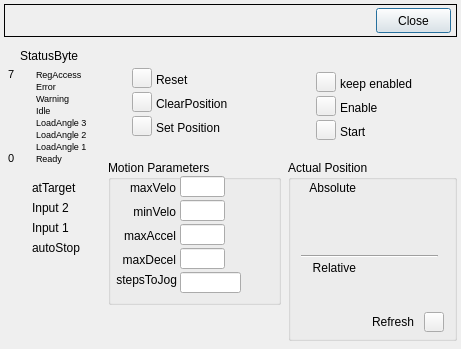
<?xml version="1.0" encoding="UTF-8"?>
<ui version="4.0">
 <class>Control</class>
 <widget class="QDialog" name="Control">
  <property name="geometry">
   <rect>
    <x>0</x>
    <y>0</y>
    <width>461</width>
    <height>349</height>
   </rect>
  </property>
  <property name="windowTitle">
   <string>Dialog</string>
  </property>
  <widget class="QFrame" name="frame">
   <property name="geometry">
    <rect>
     <x>4</x>
     <y>4</y>
     <width>453</width>
     <height>33</height>
    </rect>
   </property>
   <property name="frameShape">
    <enum>QFrame::Box</enum>
   </property>
   <property name="frameShadow">
    <enum>QFrame::Plain</enum>
   </property>
   <widget class="QPushButton" name="ctrlClosePB">
    <property name="geometry">
     <rect>
      <x>372</x>
      <y>4</y>
      <width>75</width>
      <height>25</height>
     </rect>
    </property>
    <property name="text">
     <string>Close</string>
    </property>
   </widget>
   <widget class="QELabel" name="qelabel">
    <property name="geometry">
     <rect>
      <x>8</x>
      <y>4</y>
      <width>81</width>
      <height>25</height>
     </rect>
    </property>
    <property name="font">
     <font>
      <pointsize>12</pointsize>
     </font>
    </property>
    <property name="variable" stdset="0">
     <string>$(P):LI:$(Q)-$(N):DATA.DESC</string>
    </property>
    <property name="variableSubstitutions" stdset="0">
     <string>P=CHA,Q=2531-1,N=2</string>
    </property>
    <property name="displayAlarmState">
     <bool>false</bool>
    </property>
   </widget>
   <widget class="QELabel" name="qelabel_6">
    <property name="geometry">
     <rect>
      <x>96</x>
      <y>8</y>
      <width>81</width>
      <height>16</height>
     </rect>
    </property>
    <property name="font">
     <font>
      <pointsize>11</pointsize>
      <weight>75</weight>
      <bold>true</bold>
     </font>
    </property>
    <property name="variable" stdset="0">
     <string>$(P):MBBI:$(Q)-$(N):CH1:MOTOR:STATE</string>
    </property>
    <property name="variableSubstitutions" stdset="0">
     <string>P=CHA,Q=2531-1,N=2</string>
    </property>
    <property name="displayAlarmState">
     <bool>false</bool>
    </property>
   </widget>
  </widget>
  <widget class="QLabel" name="label">
   <property name="geometry">
    <rect>
     <x>20</x>
     <y>48</y>
     <width>69</width>
     <height>16</height>
    </rect>
   </property>
   <property name="text">
    <string>StatusByte</string>
   </property>
  </widget>
  <widget class="QLabel" name="SB_label_4">
   <property name="geometry">
    <rect>
     <x>36</x>
     <y>104</y>
     <width>65</width>
     <height>12</height>
    </rect>
   </property>
   <property name="font">
    <font>
     <pointsize>7</pointsize>
    </font>
   </property>
   <property name="text">
    <string>Idle</string>
   </property>
  </widget>
  <widget class="QLabel" name="SB_label_6">
   <property name="geometry">
    <rect>
     <x>36</x>
     <y>80</y>
     <width>65</width>
     <height>12</height>
    </rect>
   </property>
   <property name="font">
    <font>
     <pointsize>7</pointsize>
    </font>
   </property>
   <property name="text">
    <string>Error</string>
   </property>
  </widget>
  <widget class="QLabel" name="SB_label_2">
   <property name="geometry">
    <rect>
     <x>36</x>
     <y>128</y>
     <width>65</width>
     <height>12</height>
    </rect>
   </property>
   <property name="font">
    <font>
     <pointsize>7</pointsize>
    </font>
   </property>
   <property name="text">
    <string>LoadAngle 2</string>
   </property>
  </widget>
  <widget class="QLabel" name="label_2">
   <property name="geometry">
    <rect>
     <x>8</x>
     <y>152</y>
     <width>12</width>
     <height>12</height>
    </rect>
   </property>
   <property name="font">
    <font>
     <pointsize>8</pointsize>
    </font>
   </property>
   <property name="text">
    <string>0</string>
   </property>
  </widget>
  <widget class="QLabel" name="SB_label_5">
   <property name="geometry">
    <rect>
     <x>36</x>
     <y>92</y>
     <width>65</width>
     <height>12</height>
    </rect>
   </property>
   <property name="font">
    <font>
     <pointsize>7</pointsize>
    </font>
   </property>
   <property name="text">
    <string>Warning</string>
   </property>
  </widget>
  <widget class="QLabel" name="SB_label_3">
   <property name="geometry">
    <rect>
     <x>36</x>
     <y>116</y>
     <width>65</width>
     <height>12</height>
    </rect>
   </property>
   <property name="font">
    <font>
     <pointsize>7</pointsize>
    </font>
   </property>
   <property name="text">
    <string>LoadAngle 3</string>
   </property>
  </widget>
  <widget class="QEBitStatus" name="qebitstatus">
   <property name="geometry">
    <rect>
     <x>20</x>
     <y>68</y>
     <width>12</width>
     <height>96</height>
    </rect>
   </property>
   <property name="Orientation">
    <enum>QBitStatus::LSB_On_Bottom</enum>
   </property>
   <property name="offColour">
    <color>
     <red>157</red>
     <green>171</green>
     <blue>193</blue>
    </color>
   </property>
   <property name="variable" stdset="0">
    <string>$(P):LI:$(Q)-$(N):SBYTE</string>
   </property>
   <property name="variableSubstitutions" stdset="0">
    <string>P=CHA,Q=2531-1,N=2</string>
   </property>
  </widget>
  <widget class="QLabel" name="SB_label_1">
   <property name="geometry">
    <rect>
     <x>36</x>
     <y>140</y>
     <width>65</width>
     <height>12</height>
    </rect>
   </property>
   <property name="font">
    <font>
     <pointsize>7</pointsize>
    </font>
   </property>
   <property name="text">
    <string>LoadAngle 1</string>
   </property>
  </widget>
  <widget class="QLabel" name="SB_label_0">
   <property name="geometry">
    <rect>
     <x>36</x>
     <y>152</y>
     <width>65</width>
     <height>12</height>
    </rect>
   </property>
   <property name="font">
    <font>
     <pointsize>7</pointsize>
    </font>
   </property>
   <property name="text">
    <string>Ready</string>
   </property>
  </widget>
  <widget class="QLabel" name="label_3">
   <property name="geometry">
    <rect>
     <x>8</x>
     <y>68</y>
     <width>12</width>
     <height>12</height>
    </rect>
   </property>
   <property name="font">
    <font>
     <pointsize>8</pointsize>
    </font>
   </property>
   <property name="text">
    <string>7</string>
   </property>
  </widget>
  <widget class="QLabel" name="SB_label_7">
   <property name="geometry">
    <rect>
     <x>36</x>
     <y>68</y>
     <width>65</width>
     <height>12</height>
    </rect>
   </property>
   <property name="font">
    <font>
     <pointsize>7</pointsize>
    </font>
   </property>
   <property name="text">
    <string>RegAccess</string>
   </property>
  </widget>
  <widget class="QEBitStatus" name="qebitstatus_10">
   <property name="geometry">
    <rect>
     <x>12</x>
     <y>240</y>
     <width>16</width>
     <height>16</height>
    </rect>
   </property>
   <property name="numberOfBits">
    <number>1</number>
   </property>
   <property name="shift">
    <number>5</number>
   </property>
   <property name="onColour">
    <color>
     <red>0</red>
     <green>255</green>
     <blue>0</blue>
    </color>
   </property>
   <property name="offColour">
    <color>
     <red>255</red>
     <green>0</green>
     <blue>0</blue>
    </color>
   </property>
   <property name="variable" stdset="0">
    <string>$(P):LO:$(Q)-$(N):CBYTE</string>
   </property>
   <property name="variableSubstitutions" stdset="0">
    <string>P=CHA,Q=2531-1,N=2</string>
   </property>
  </widget>
  <widget class="QLabel" name="label_7">
   <property name="geometry">
    <rect>
     <x>32</x>
     <y>240</y>
     <width>56</width>
     <height>15</height>
    </rect>
   </property>
   <property name="text">
    <string>autoStop</string>
   </property>
  </widget>
  <widget class="QLabel" name="label_23">
   <property name="geometry">
    <rect>
     <x>32</x>
     <y>220</y>
     <width>56</width>
     <height>15</height>
    </rect>
   </property>
   <property name="text">
    <string>Input 1</string>
   </property>
  </widget>
  <widget class="QEBitStatus" name="qebitstatus_9">
   <property name="geometry">
    <rect>
     <x>12</x>
     <y>200</y>
     <width>16</width>
     <height>16</height>
    </rect>
   </property>
   <property name="numberOfBits">
    <number>1</number>
   </property>
   <property name="shift">
    <number>1</number>
   </property>
   <property name="onColour">
    <color>
     <red>0</red>
     <green>255</green>
     <blue>0</blue>
    </color>
   </property>
   <property name="offColour">
    <color>
     <red>156</red>
     <green>173</green>
     <blue>194</blue>
    </color>
   </property>
   <property name="variable" stdset="0">
    <string>$(P):LI:$(Q)-$(N):SWORD</string>
   </property>
   <property name="variableSubstitutions" stdset="0">
    <string>P=CHA,Q=2531-1,N=2</string>
   </property>
  </widget>
  <widget class="QLabel" name="label_24">
   <property name="geometry">
    <rect>
     <x>32</x>
     <y>200</y>
     <width>56</width>
     <height>15</height>
    </rect>
   </property>
   <property name="text">
    <string>Input 2</string>
   </property>
  </widget>
  <widget class="QEBitStatus" name="qebitstatus_8">
   <property name="geometry">
    <rect>
     <x>12</x>
     <y>220</y>
     <width>16</width>
     <height>16</height>
    </rect>
   </property>
   <property name="numberOfBits">
    <number>1</number>
   </property>
   <property name="shift">
    <number>0</number>
   </property>
   <property name="onColour">
    <color>
     <red>0</red>
     <green>255</green>
     <blue>0</blue>
    </color>
   </property>
   <property name="offColour">
    <color>
     <red>156</red>
     <green>173</green>
     <blue>194</blue>
    </color>
   </property>
   <property name="variable" stdset="0">
    <string>$(P):LI:$(Q)-$(N):SWORD</string>
   </property>
   <property name="variableSubstitutions" stdset="0">
    <string>P=CHA,Q=2531-1,N=2</string>
   </property>
  </widget>
  <widget class="QLabel" name="label_8">
   <property name="geometry">
    <rect>
     <x>32</x>
     <y>180</y>
     <width>56</width>
     <height>15</height>
    </rect>
   </property>
   <property name="text">
    <string>atTarget</string>
   </property>
  </widget>
  <widget class="QEBitStatus" name="qebitstatus_7">
   <property name="geometry">
    <rect>
     <x>12</x>
     <y>180</y>
     <width>16</width>
     <height>16</height>
    </rect>
   </property>
   <property name="numberOfBits">
    <number>1</number>
   </property>
   <property name="shift">
    <number>3</number>
   </property>
   <property name="onColour">
    <color>
     <red>0</red>
     <green>255</green>
     <blue>0</blue>
    </color>
   </property>
   <property name="offColour">
    <color>
     <red>156</red>
     <green>173</green>
     <blue>194</blue>
    </color>
   </property>
   <property name="variable" stdset="0">
    <string>$(P):LI:$(Q)-$(N):SWORD</string>
   </property>
   <property name="variableSubstitutions" stdset="0">
    <string>P=CHA,Q=2531-1,N=2</string>
   </property>
  </widget>
  <widget class="QLabel" name="label_4">
   <property name="geometry">
    <rect>
     <x>156</x>
     <y>72</y>
     <width>33</width>
     <height>16</height>
    </rect>
   </property>
   <property name="text">
    <string>Reset</string>
   </property>
  </widget>
  <widget class="QLabel" name="label_5">
   <property name="geometry">
    <rect>
     <x>156</x>
     <y>96</y>
     <width>77</width>
     <height>16</height>
    </rect>
   </property>
   <property name="text">
    <string>ClearPosition</string>
   </property>
  </widget>
  <widget class="QLabel" name="label_6">
   <property name="geometry">
    <rect>
     <x>156</x>
     <y>120</y>
     <width>81</width>
     <height>16</height>
    </rect>
   </property>
   <property name="text">
    <string>Set Position</string>
   </property>
  </widget>
  <widget class="QGroupBox" name="groupBox_4">
   <property name="geometry">
    <rect>
     <x>108</x>
     <y>160</y>
     <width>173</width>
     <height>145</height>
    </rect>
   </property>
   <property name="title">
    <string>Motion Parameters</string>
   </property>
   <widget class="QELabel" name="qelabel_9">
    <property name="geometry">
     <rect>
      <x>120</x>
      <y>92</y>
      <width>41</width>
      <height>16</height>
     </rect>
    </property>
    <property name="variable" stdset="0">
     <string>$(P):LI:$(Q)-$(N):RWR:MAXD</string>
    </property>
    <property name="variableSubstitutions" stdset="0">
     <string>P=CHA,Q=2531-1,N=2</string>
    </property>
    <property name="displayAlarmState">
     <bool>false</bool>
    </property>
   </widget>
   <widget class="QELineEdit" name="qelineedit_5">
    <property name="geometry">
     <rect>
      <x>72</x>
      <y>40</y>
      <width>45</width>
      <height>21</height>
     </rect>
    </property>
    <property name="variable" stdset="0">
     <string>$(P):LO:SC:$(Q)-$(N):RWR:MINV</string>
    </property>
    <property name="variableSubstitutions" stdset="0">
     <string>P=CHA,Q=2531-1,N=2</string>
    </property>
   </widget>
   <widget class="QELineEdit" name="qelineedit_6">
    <property name="geometry">
     <rect>
      <x>72</x>
      <y>64</y>
      <width>45</width>
      <height>21</height>
     </rect>
    </property>
    <property name="variable" stdset="0">
     <string>$(P):LO:SC:$(Q)-$(N):RWR:MAXA</string>
    </property>
    <property name="variableSubstitutions" stdset="0">
     <string>P=CHA,Q=2531-1,N=2</string>
    </property>
   </widget>
   <widget class="QELabel" name="qelabel_10">
    <property name="geometry">
     <rect>
      <x>120</x>
      <y>44</y>
      <width>41</width>
      <height>16</height>
     </rect>
    </property>
    <property name="variable" stdset="0">
     <string>$(P):LI:$(Q)-$(N):RWR:MINV</string>
    </property>
    <property name="variableSubstitutions" stdset="0">
     <string>P=CHA,Q=2531-1,N=2</string>
    </property>
    <property name="displayAlarmState">
     <bool>false</bool>
    </property>
   </widget>
   <widget class="QELabel" name="qelabel_11">
    <property name="geometry">
     <rect>
      <x>120</x>
      <y>20</y>
      <width>41</width>
      <height>16</height>
     </rect>
    </property>
    <property name="variable" stdset="0">
     <string>$(P):LI:$(Q)-$(N):RWR:MAXV</string>
    </property>
    <property name="variableSubstitutions" stdset="0">
     <string>P=CHA,Q=2531-1,N=2</string>
    </property>
    <property name="displayAlarmState">
     <bool>false</bool>
    </property>
   </widget>
   <widget class="QELineEdit" name="qelineedit_7">
    <property name="geometry">
     <rect>
      <x>72</x>
      <y>88</y>
      <width>45</width>
      <height>21</height>
     </rect>
    </property>
    <property name="variable" stdset="0">
     <string>$(P):LO:SC:$(Q)-$(N):RWR:MAXD</string>
    </property>
    <property name="variableSubstitutions" stdset="0">
     <string>P=CHA,Q=2531-1N=2</string>
    </property>
   </widget>
   <widget class="QELabel" name="qelabel_12">
    <property name="geometry">
     <rect>
      <x>120</x>
      <y>68</y>
      <width>41</width>
      <height>16</height>
     </rect>
    </property>
    <property name="variable" stdset="0">
     <string>$(P):LI:$(Q)-$(N):RWR:MAXA</string>
    </property>
    <property name="variableSubstitutions" stdset="0">
     <string>P=CHA,Q=2531-1,N=2</string>
    </property>
    <property name="displayAlarmState">
     <bool>false</bool>
    </property>
   </widget>
   <widget class="QLabel" name="label_47">
    <property name="geometry">
     <rect>
      <x>12</x>
      <y>20</y>
      <width>56</width>
      <height>15</height>
     </rect>
    </property>
    <property name="text">
     <string>maxVelo</string>
    </property>
    <property name="alignment">
     <set>Qt::AlignRight|Qt::AlignTrailing|Qt::AlignVCenter</set>
    </property>
   </widget>
   <widget class="QLabel" name="label_48">
    <property name="geometry">
     <rect>
      <x>12</x>
      <y>44</y>
      <width>56</width>
      <height>15</height>
     </rect>
    </property>
    <property name="text">
     <string>minVelo</string>
    </property>
    <property name="alignment">
     <set>Qt::AlignRight|Qt::AlignTrailing|Qt::AlignVCenter</set>
    </property>
   </widget>
   <widget class="QLabel" name="label_49">
    <property name="geometry">
     <rect>
      <x>7</x>
      <y>68</y>
      <width>61</width>
      <height>15</height>
     </rect>
    </property>
    <property name="text">
     <string>maxAccel</string>
    </property>
    <property name="alignment">
     <set>Qt::AlignRight|Qt::AlignTrailing|Qt::AlignVCenter</set>
    </property>
   </widget>
   <widget class="QLabel" name="label_50">
    <property name="geometry">
     <rect>
      <x>7</x>
      <y>92</y>
      <width>61</width>
      <height>15</height>
     </rect>
    </property>
    <property name="text">
     <string>maxDecel</string>
    </property>
    <property name="alignment">
     <set>Qt::AlignRight|Qt::AlignTrailing|Qt::AlignVCenter</set>
    </property>
   </widget>
   <widget class="QELineEdit" name="qelineedit_8">
    <property name="geometry">
     <rect>
      <x>72</x>
      <y>16</y>
      <width>45</width>
      <height>21</height>
     </rect>
    </property>
    <property name="variable" stdset="0">
     <string>$(P):LO:SC:$(Q)-$(N):RWR:MAXV</string>
    </property>
    <property name="variableSubstitutions" stdset="0">
     <string>P=CHA,Q=2531-1,N=2</string>
    </property>
   </widget>
   <widget class="QELineEdit" name="qelineedit_9">
    <property name="geometry">
     <rect>
      <x>72</x>
      <y>112</y>
      <width>61</width>
      <height>21</height>
     </rect>
    </property>
    <property name="variable" stdset="0">
     <string>$(P):LO:$(Q)-$(N):CH1:JOG:VAL</string>
    </property>
    <property name="variableSubstitutions" stdset="0">
     <string>P=CHA,Q=2531-1,N=2</string>
    </property>
   </widget>
   <widget class="QLabel" name="label_51">
    <property name="geometry">
     <rect>
      <x>0</x>
      <y>112</y>
      <width>69</width>
      <height>15</height>
     </rect>
    </property>
    <property name="text">
     <string>stepsToJog</string>
    </property>
    <property name="alignment">
     <set>Qt::AlignRight|Qt::AlignTrailing|Qt::AlignVCenter</set>
    </property>
   </widget>
  </widget>
  <widget class="QGroupBox" name="groupBox">
   <property name="geometry">
    <rect>
     <x>288</x>
     <y>160</y>
     <width>169</width>
     <height>181</height>
    </rect>
   </property>
   <property name="title">
    <string>Actual Position</string>
   </property>
   <widget class="QLabel" name="label_16">
    <property name="geometry">
     <rect>
      <x>84</x>
      <y>154</y>
      <width>49</width>
      <height>16</height>
     </rect>
    </property>
    <property name="text">
     <string>Refresh</string>
    </property>
   </widget>
   <widget class="QELabel" name="qelabel_2">
    <property name="geometry">
     <rect>
      <x>56</x>
      <y>56</y>
      <width>97</width>
      <height>16</height>
     </rect>
    </property>
    <property name="alignment">
     <set>Qt::AlignRight|Qt::AlignTrailing|Qt::AlignVCenter</set>
    </property>
    <property name="variable" stdset="0">
     <string>$(P):CALC:$(Q)-$(N):CH1:POS:MM</string>
    </property>
    <property name="variableSubstitutions" stdset="0">
     <string>P=CHA,Q=2531-1,N=2</string>
    </property>
    <property name="displayAlarmState">
     <bool>false</bool>
    </property>
    <property name="trailingZeros">
     <bool>false</bool>
    </property>
   </widget>
   <widget class="QELabel" name="qelabel_3">
    <property name="geometry">
     <rect>
      <x>56</x>
      <y>36</y>
      <width>97</width>
      <height>16</height>
     </rect>
    </property>
    <property name="alignment">
     <set>Qt::AlignRight|Qt::AlignTrailing|Qt::AlignVCenter</set>
    </property>
    <property name="variable" stdset="0">
     <string>$(P):LI:$(Q)-$(N):CH1:POS</string>
    </property>
    <property name="variableSubstitutions" stdset="0">
     <string>P=CHA,Q=2531-1,N=2</string>
    </property>
    <property name="displayAlarmState">
     <bool>false</bool>
    </property>
    <property name="trailingZeros">
     <bool>false</bool>
    </property>
   </widget>
   <widget class="QELabel" name="qelabel_4">
    <property name="geometry">
     <rect>
      <x>56</x>
      <y>76</y>
      <width>97</width>
      <height>16</height>
     </rect>
    </property>
    <property name="alignment">
     <set>Qt::AlignRight|Qt::AlignTrailing|Qt::AlignVCenter</set>
    </property>
    <property name="variable" stdset="0">
     <string>$(P):CALC:$(Q)-$(N):CH1:SET:POS:TOREV</string>
    </property>
    <property name="variableSubstitutions" stdset="0">
     <string>P=CHA,Q=2531-1,N=2</string>
    </property>
    <property name="displayAlarmState">
     <bool>false</bool>
    </property>
   </widget>
   <widget class="QLabel" name="label_17">
    <property name="geometry">
     <rect>
      <x>12</x>
      <y>20</y>
      <width>56</width>
      <height>15</height>
     </rect>
    </property>
    <property name="text">
     <string>Absolute</string>
    </property>
    <property name="alignment">
     <set>Qt::AlignRight|Qt::AlignTrailing|Qt::AlignVCenter</set>
    </property>
   </widget>
   <widget class="Line" name="line">
    <property name="geometry">
     <rect>
      <x>13</x>
      <y>92</y>
      <width>137</width>
      <height>8</height>
     </rect>
    </property>
    <property name="orientation">
     <enum>Qt::Horizontal</enum>
    </property>
   </widget>
   <widget class="QLabel" name="label_18">
    <property name="geometry">
     <rect>
      <x>12</x>
      <y>100</y>
      <width>56</width>
      <height>15</height>
     </rect>
    </property>
    <property name="text">
     <string>Relative</string>
    </property>
    <property name="alignment">
     <set>Qt::AlignRight|Qt::AlignTrailing|Qt::AlignVCenter</set>
    </property>
   </widget>
   <widget class="QELabel" name="qelabel_5">
    <property name="geometry">
     <rect>
      <x>56</x>
      <y>120</y>
      <width>97</width>
      <height>16</height>
     </rect>
    </property>
    <property name="alignment">
     <set>Qt::AlignRight|Qt::AlignTrailing|Qt::AlignVCenter</set>
    </property>
    <property name="variable" stdset="0">
     <string>$(P):CALC:$(Q)-$(N):CH1:SET:INC:STEP</string>
    </property>
    <property name="variableSubstitutions" stdset="0">
     <string>P=CHA,Q=2531-1,N=2</string>
    </property>
    <property name="displayAlarmState">
     <bool>false</bool>
    </property>
    <property name="trailingZeros">
     <bool>false</bool>
    </property>
   </widget>
   <widget class="MyButton" name="mybutton_7">
    <property name="geometry">
     <rect>
      <x>136</x>
      <y>152</y>
      <width>20</width>
      <height>20</height>
     </rect>
    </property>
    <property name="autoDefault">
     <bool>false</bool>
    </property>
    <property name="variable" stdset="0">
     <string>$(P):BO:$(Q)-$(N):CH1:READ:POS</string>
    </property>
    <property name="variableSubstitutions" stdset="0">
     <string>P=CHA,Q=2531-1,N=2</string>
    </property>
    <property name="subscribe">
     <bool>true</bool>
    </property>
    <property name="AlarmEnable" stdset="0">
     <bool>false</bool>
    </property>
    <property name="writeOnPress">
     <bool>true</bool>
    </property>
    <property name="writeOnRelease">
     <bool>true</bool>
    </property>
    <property name="onText">
     <string>Yes</string>
    </property>
    <property name="offText">
     <string>Not</string>
    </property>
    <property name="showLabel">
     <bool>false</bool>
    </property>
    <property name="bitNumber" stdset="0">
     <UInt>0</UInt>
    </property>
   </widget>
  </widget>
  <widget class="QLabel" name="label_26">
   <property name="geometry">
    <rect>
     <x>340</x>
     <y>124</y>
     <width>45</width>
     <height>16</height>
    </rect>
   </property>
   <property name="text">
    <string>Start</string>
   </property>
  </widget>
  <widget class="QLabel" name="label_27">
   <property name="geometry">
    <rect>
     <x>340</x>
     <y>76</y>
     <width>89</width>
     <height>16</height>
    </rect>
   </property>
   <property name="text">
    <string>keep enabled</string>
   </property>
  </widget>
  <widget class="QLabel" name="label_25">
   <property name="geometry">
    <rect>
     <x>340</x>
     <y>100</y>
     <width>45</width>
     <height>16</height>
    </rect>
   </property>
   <property name="text">
    <string>Enable</string>
   </property>
  </widget>
  <widget class="MyButton" name="mybutton">
   <property name="geometry">
    <rect>
     <x>316</x>
     <y>72</y>
     <width>20</width>
     <height>20</height>
    </rect>
   </property>
   <property name="checkable">
    <bool>true</bool>
   </property>
   <property name="autoDefault">
    <bool>false</bool>
   </property>
   <property name="variable" stdset="0">
    <string>$(P):BO:$(Q)-$(N):CH1:MOT:ENABL</string>
   </property>
   <property name="variableSubstitutions" stdset="0">
    <string>P=CHA,Q=2531-1,N=2</string>
   </property>
   <property name="subscribe">
    <bool>true</bool>
   </property>
   <property name="AlarmEnable" stdset="0">
    <bool>false</bool>
   </property>
   <property name="writeOnPress">
    <bool>false</bool>
   </property>
   <property name="writeOnClick">
    <bool>true</bool>
   </property>
   <property name="onText">
    <string>Yes</string>
   </property>
   <property name="offText">
    <string>Not</string>
   </property>
   <property name="showLabel">
    <bool>false</bool>
   </property>
  </widget>
  <widget class="MyButton" name="mybutton_2">
   <property name="geometry">
    <rect>
     <x>316</x>
     <y>96</y>
     <width>20</width>
     <height>20</height>
    </rect>
   </property>
   <property name="checkable">
    <bool>true</bool>
   </property>
   <property name="autoDefault">
    <bool>false</bool>
   </property>
   <property name="variable" stdset="0">
    <string>$(P):LO:SC:$(Q)-$(N):CBYTE</string>
   </property>
   <property name="variableSubstitutions" stdset="0">
    <string>P=CHA,Q=2531-1,N=2</string>
   </property>
   <property name="subscribe">
    <bool>true</bool>
   </property>
   <property name="AlarmEnable" stdset="0">
    <bool>false</bool>
   </property>
   <property name="writeOnPress">
    <bool>false</bool>
   </property>
   <property name="writeOnClick">
    <bool>false</bool>
   </property>
   <property name="onText">
    <string>Yes</string>
   </property>
   <property name="offText">
    <string>Not</string>
   </property>
   <property name="showLabel">
    <bool>false</bool>
   </property>
  </widget>
  <widget class="MyButton" name="mybutton_3">
   <property name="geometry">
    <rect>
     <x>316</x>
     <y>120</y>
     <width>20</width>
     <height>20</height>
    </rect>
   </property>
   <property name="checkable">
    <bool>true</bool>
   </property>
   <property name="autoDefault">
    <bool>false</bool>
   </property>
   <property name="variable" stdset="0">
    <string>$(P):LO:SC:$(Q)-$(N):CBYTE</string>
   </property>
   <property name="variableSubstitutions" stdset="0">
    <string>P=CHA,Q=2531-1,N=2</string>
   </property>
   <property name="subscribe">
    <bool>true</bool>
   </property>
   <property name="AlarmEnable" stdset="0">
    <bool>false</bool>
   </property>
   <property name="writeOnPress">
    <bool>false</bool>
   </property>
   <property name="writeOnClick">
    <bool>false</bool>
   </property>
   <property name="onText">
    <string>Yes</string>
   </property>
   <property name="offText">
    <string>Not</string>
   </property>
   <property name="showLabel">
    <bool>false</bool>
   </property>
   <property name="bitNumber" stdset="0">
    <UInt>2</UInt>
   </property>
  </widget>
  <widget class="MyButton" name="mybutton_4">
   <property name="geometry">
    <rect>
     <x>132</x>
     <y>68</y>
     <width>20</width>
     <height>20</height>
    </rect>
   </property>
   <property name="autoDefault">
    <bool>false</bool>
   </property>
   <property name="variable" stdset="0">
    <string>$(P):LO:SC:$(Q)-$(N):CBYTE</string>
   </property>
   <property name="variableSubstitutions" stdset="0">
    <string>P=CHA,Q=2531-1,N=2</string>
   </property>
   <property name="subscribe">
    <bool>true</bool>
   </property>
   <property name="AlarmEnable" stdset="0">
    <bool>false</bool>
   </property>
   <property name="writeOnPress">
    <bool>false</bool>
   </property>
   <property name="writeOnRelease">
    <bool>false</bool>
   </property>
   <property name="onText">
    <string>Yes</string>
   </property>
   <property name="offText">
    <string>Not</string>
   </property>
   <property name="showLabel">
    <bool>false</bool>
   </property>
   <property name="bitNumber" stdset="0">
    <UInt>6</UInt>
   </property>
  </widget>
  <widget class="MyButton" name="mybutton_5">
   <property name="geometry">
    <rect>
     <x>132</x>
     <y>92</y>
     <width>20</width>
     <height>20</height>
    </rect>
   </property>
   <property name="autoDefault">
    <bool>false</bool>
   </property>
   <property name="variable" stdset="0">
    <string>$(P):LO:SC:$(Q)-$(N):CWORD</string>
   </property>
   <property name="variableSubstitutions" stdset="0">
    <string>P=CHA,Q=2531-1,N=2</string>
   </property>
   <property name="subscribe">
    <bool>true</bool>
   </property>
   <property name="AlarmEnable" stdset="0">
    <bool>false</bool>
   </property>
   <property name="writeOnPress">
    <bool>false</bool>
   </property>
   <property name="writeOnRelease">
    <bool>false</bool>
   </property>
   <property name="onText">
    <string>Yes</string>
   </property>
   <property name="offText">
    <string>Not</string>
   </property>
   <property name="showLabel">
    <bool>false</bool>
   </property>
   <property name="bitNumber" stdset="0">
    <UInt>13</UInt>
   </property>
  </widget>
  <widget class="MyButton" name="mybutton_6">
   <property name="geometry">
    <rect>
     <x>132</x>
     <y>116</y>
     <width>20</width>
     <height>20</height>
    </rect>
   </property>
   <property name="autoDefault">
    <bool>false</bool>
   </property>
   <property name="variable" stdset="0">
    <string>$(P):LO:SC:$(Q)-$(N):CWORD</string>
   </property>
   <property name="variableSubstitutions" stdset="0">
    <string>P=CHA,Q=2531-1,N=2</string>
   </property>
   <property name="subscribe">
    <bool>true</bool>
   </property>
   <property name="AlarmEnable" stdset="0">
    <bool>false</bool>
   </property>
   <property name="writeOnPress">
    <bool>false</bool>
   </property>
   <property name="writeOnRelease">
    <bool>false</bool>
   </property>
   <property name="onText">
    <string>Yes</string>
   </property>
   <property name="offText">
    <string>Not</string>
   </property>
   <property name="showLabel">
    <bool>false</bool>
   </property>
   <property name="bitNumber" stdset="0">
    <UInt>10</UInt>
   </property>
  </widget>
 </widget>
 <customwidgets>
  <customwidget>
   <class>MyButton</class>
   <extends>QPushButton</extends>
   <header>mybutton.h</header>
  </customwidget>
  <customwidget>
   <class>QEBitStatus</class>
   <extends>QBitStatus</extends>
   <header>QEBitStatus.h</header>
  </customwidget>
  <customwidget>
   <class>QELabel</class>
   <extends>QLabel</extends>
   <header>QELabel.h</header>
  </customwidget>
  <customwidget>
   <class>QELineEdit</class>
   <extends>QLineEdit</extends>
   <header>QELineEdit.h</header>
  </customwidget>
  <customwidget>
   <class>QBitStatus</class>
   <extends>QWidget</extends>
   <header>QBitStatus.h</header>
  </customwidget>
 </customwidgets>
 <resources/>
 <connections/>
</ui>
